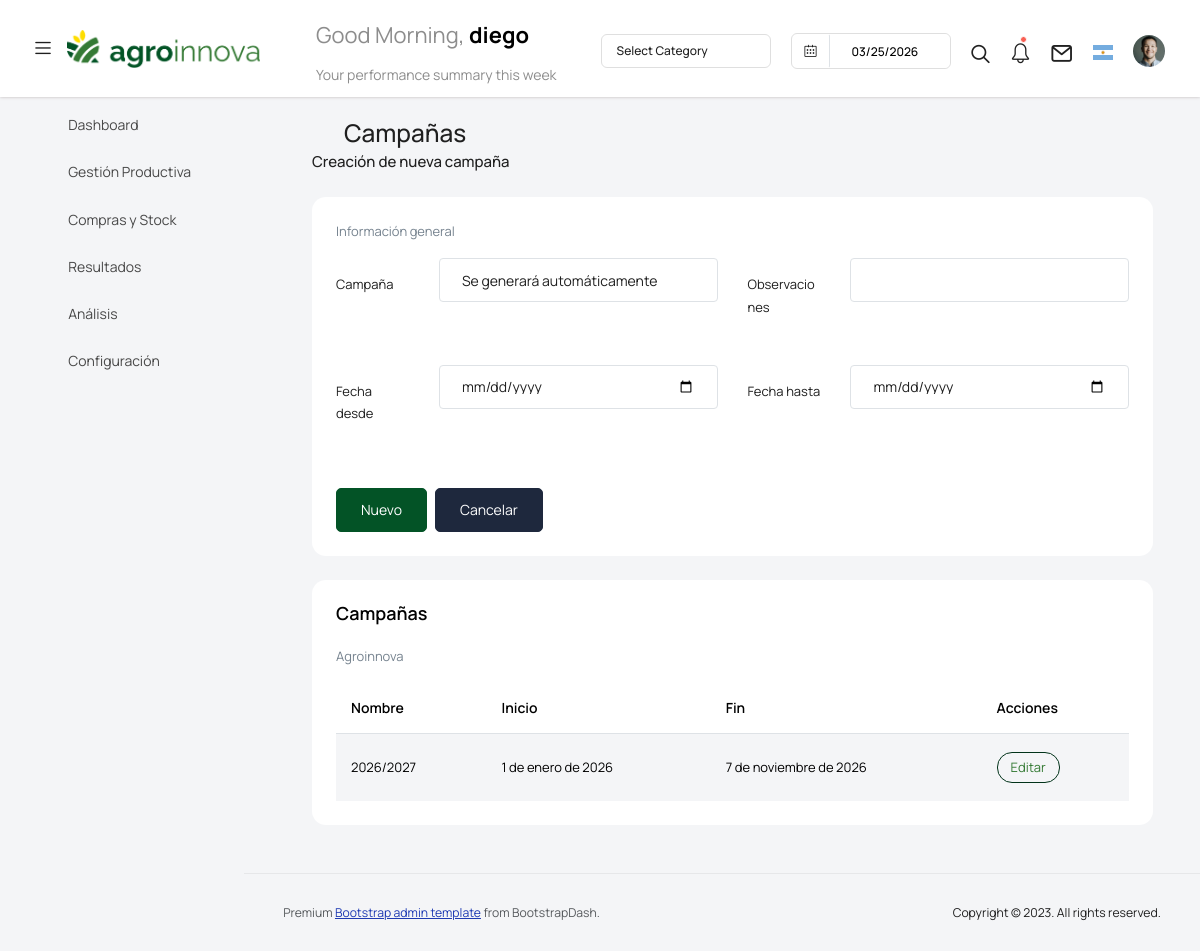
The page /campanas/ (signed in) on the database as committed earlier.
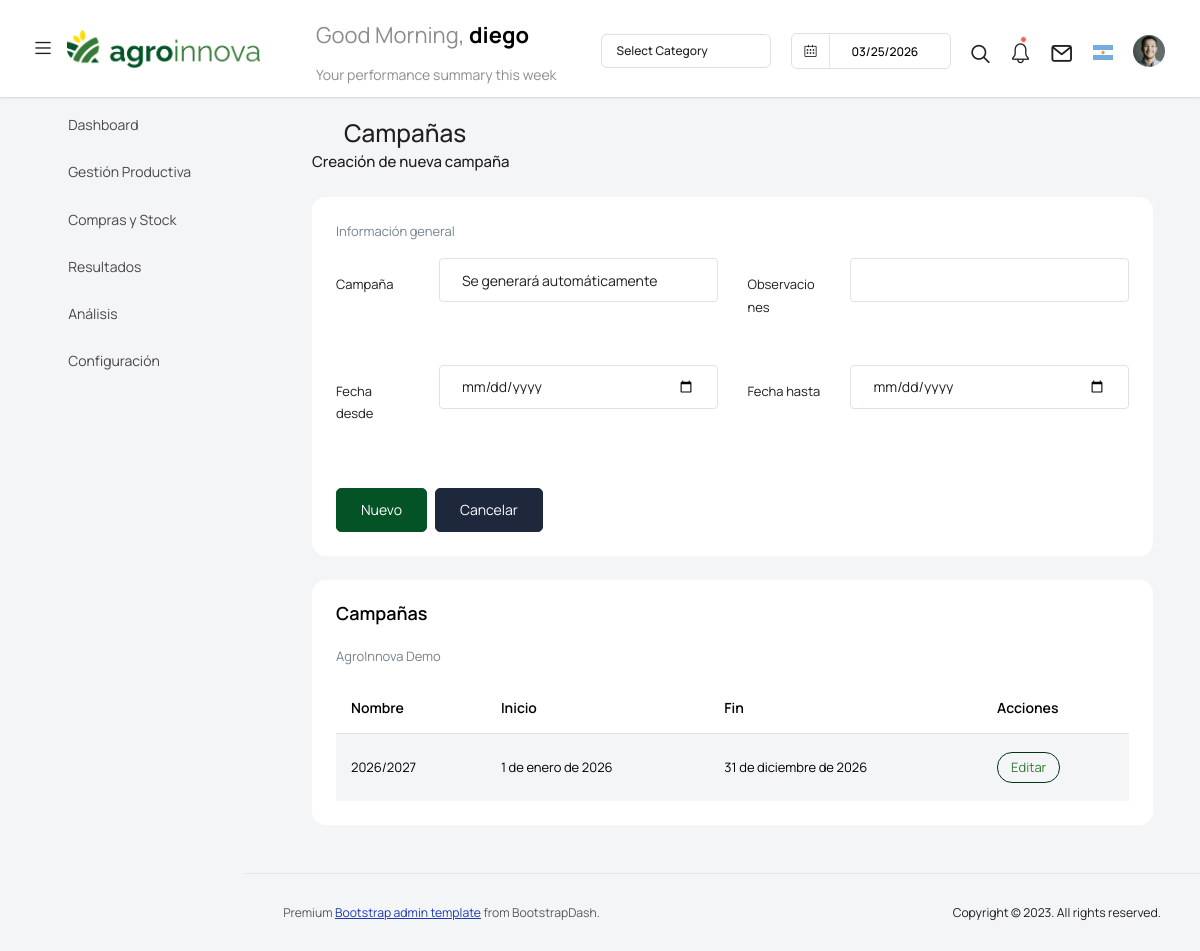
The same page on the database as committed later.
### agro/models.py (models this page shows)
class Empresa(models.Model):
    def __str__(self):
        return self.nombre
    class Meta:
        pass
    nombre = models.CharField(max_length=100)
    razon_social = models.CharField(max_length=100)
    cuit = models.CharField(max_length=50)
    status = models.CharField(max_length=1, choices=[('O', 'Ok'), ('B', 'Baja'), ('S', 'Suspendido'), ], default='O')
    add_date = models.DateTimeField(default=timezone.now)
    moneda = models.ForeignKey(Moneda, on_delete=models.CASCADE)
    unidad_default = models.ForeignKey("Unidad", on_delete=models.PROTECT, related_name="empresas", null=True, blank=True)
    lista_precio = models.ForeignKey(Lista_de_precios, on_delete=models.CASCADE, related_name="lista_de_precios", null=True, blank=True)

### gestion_agro/models.py (models this page shows, shortened)
class Campana(models.Model):
    empresa = models.ForeignKey(Empresa, on_delete=models.CASCADE, verbose_name=_("Empresa"))
    nombre = models.CharField(max_length=9, editable=False, verbose_name=_("Campaña"))
    fecha_desde = models.DateField(verbose_name=_("Fecha de inicio"))
    fecha_hasta = models.DateField(verbose_name=_("Fecha de finalización"))
    activa = models.BooleanField(default=False, verbose_name=_("Campaña activa"))
    observaciones = models.TextField(null=True, blank=True, verbose_name=_("Observaciones"))
    class Meta:
        verbose_name = _("Campaña")
        verbose_name_plural = _("Campañas")
        ordering = ["-fecha_desde"]
        unique_together = ("empresa", "nombre")

### gestion_agro/views.py (the view)
# urls.py: path('campanas/', vista_crear_campana, name='vista_crear_campana'),
@login_required
def vista_crear_campana(request):
    empresa = request.user.profile.empresa
    campanas = Campana.objects.filter(empresa=empresa)
    print(empresa)
    if request.method == "POST":
        form = CampanaForm(request.POST)
        if form.is_valid():
            campana = form.save(commit=False)
            campana.empresa = empresa
            if Campana.objects.filter(
                empresa=empresa,
                nombre=f"{campana.fecha_desde.year}/{campana.fecha_desde.year + 1}"
            ).exists():
                messages.error(request, _("Ya existe una campaña para ese período"))
                return redirect("vista_crear_campana")
            campana.save()
            messages.success(request, _("Campaña creada correctamente"))
            return redirect("vista_crear_campana")
    else:
        form = CampanaForm()
    campanas = Campana.objects.filter(empresa=empresa)
    return render(
        request,
        "vista_crear_campana.html",
        {
            "form": form,
            "campanas": campanas,
            "empresa": empresa,
        },
    )

### gestion_agro/forms.py
class CampanaForm(BaseForm):
    class Meta:
        model = Campana
        exclude = ["empresa", "nombre"]
        widgets = {
            "fecha_desde": forms.DateInput(attrs={"type": "date"}),
            "fecha_hasta": forms.DateInput(attrs={"type": "date"}),
            "observaciones": forms.Textarea(attrs={"rows": 2}),
        }

### templates/vista_crear_campana.html (shortened to what the changed rows need)
{% extends 'base.html' %}
{% load static %}
{% load i18n %}
{% block content %}
<div class="container-fluid">
    <div class="upload-card">
        <div class="col-lg-12 grid-margin stretch-card">
            <div class="card">
                <div class="card-body">
                    <h4 class="card-title">{% translate "Campañas" %}</h4>
                    <p class="card-description">{{ empresa.nombre }}</p>
                    <div class="table-responsive">
                        <table class="table table-striped">
                            <thead>
                                <tr>
                                    <th>{% translate "Nombre" %}</th>
                                    <th>{% translate "Inicio" %}</th>
                                    <th>{% translate "Fin" %}</th>
                                    <th>{% translate "Acciones" %}</th>
                                </tr>
                            </thead>
                            <tbody>
                                {% for campana in campanas %}
                                <tr>
                                    <td>{{ campana.nombre }}</td>
                                    <td>{{ campana.fecha_desde }}</td>
                                    <td>{{ campana.fecha_hasta }}</td>
                                    <td>
                                        <a href="{% url 'vista_editar_campana' campana.id %}"
                                           class="btn btn-sm btn-outline-primary">
                                            {% translate "Editar" %}
                                        </a>
                                    </td>
                                </tr>
                                {% empty %}
                                <tr>
                                    <td colspan="4" class="text-center text-muted">
                                        {% translate "No hay campañas cargadas" %}
                                    </td>
                                </tr>
                                {% endfor %}
                            </tbody>
                        </table>
                    </div>
                </div>
            </div>
        </div>
    </div>
</div>
{% endblock %}

Rows that differ between the two databases and show on the page:
changed Empresa: nombre "Agroinnova" → "AgroInnova Demo"
changed Campana: fecha_hasta "7 de noviembre de 2026" → "31 de diciembre de 2026"
